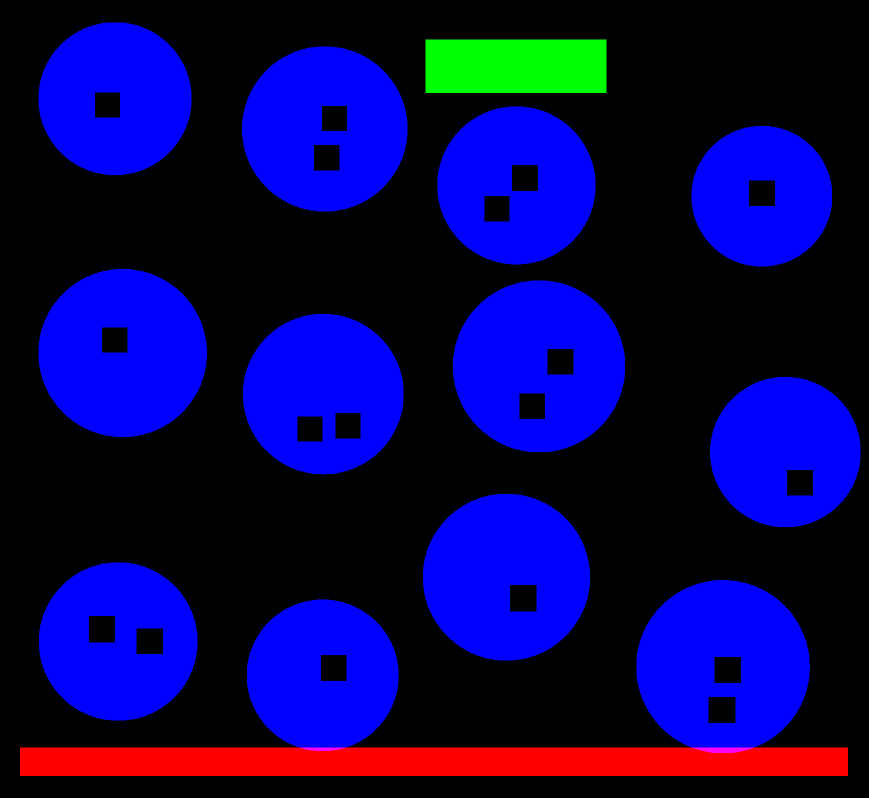
#> input picture data/game_data/board_mask.png, 1738 x 1595 px (shown at 1/2 size)
$ jupyter execute --allow-errors report.ipynb   (shell and % lines are left out)
#> lines starting #> are read from the running program, lines starting #| are printed output that depends on the picture
### src/viz/images.py
from typing import Sequence

import cv2 as cv
import PIL.Image
import numpy as np
from IPython.display import display

from src.tracking.Event import Event


def imshow(img: np.ndarray):
    """
    Displays the image, courtesy of the lab notebooks

    :param img: Image to display
    """
    img = img.clip(0, 255).astype("uint8")
    if img.ndim == 3:
        if img.shape[2] == 4:
            img = cv.cvtColor(img, cv.COLOR_BGRA2RGBA)
        else:
            img = cv.cvtColor(img, cv.COLOR_BGR2RGB)
    display(PIL.Image.fromarray(img))


def scaled_imshow(img: np.ndarray, fx=0.3, fy=0.3):
    """
    Displays the image scaled by the given factor

    :param img: Image to display
    :type img: np.ndarray
    :param fx: Factor to scale the image by in the x-axis, defaults to 0.3
    :type fx: float, optional
    :param fy: Factor to scale the image by in the y-axis, defaults to 0.3
    :type fy: float, optional
    """
    scaled_img = cv.resize(img, None, fx=fx, fy=fy)
    imshow(scaled_img)


# [40 lines left out: functions draw_bbox, display_events, not called in this run]

### report.ipynb
# ROOT analyser

[cell 1]

import json
import cv2 as cv
import numpy as np

from src.viz.graphs import draw_map
from src.viz.images import imshow, scaled_imshow, draw_bbox
#> (the rest of this cell did not finish here and is left out)

[cell 2]
large_imshow = lambda img_to_scale: scaled_imshow(img_to_scale, fx=0.8, fy=0.8)
simshow = lambda img_to_scale: scaled_imshow(img_to_scale, fx=0.3, fy=0.3)
mini_imshow = lambda img_to_scale: scaled_imshow(img_to_scale, fx=0.2, fy=0.2)

[cell 3]
mse = lambda a_1,a_2: np.mean((np.array(a_1)-np.array(a_2))**2)
_max_color_diff = mse((0,0,0),(255,255,255))
def color_sim(a_1,a_2):
    return 1 - (mse(a_1,a_2)/_max_color_diff)

[cell 4]
clip = lambda idx: f"clip_{idx}"
clip_mp4 = lambda idx: f"{clip(idx)}.mp4"

## Data

The input data was divided into 3 groups depending on the difficulty for example:
- easy: perfect top-down view, the game elements are not covered with hands when carrying them, the lighting is good
- medium: strong light at the side causing shadows,
- difficult: same as medium + a slightly angled camera, hands covering the pieces

There are 3 clips per difficulty. The data is located in a [Google Drive]((https://drive.google.com/drive/folders/1VrQ98TC5jPmWk1QYr3lUP3SGk_3_AEmx?usp=sharing)). We also resized the clips using the resize_data.py script, to speed up the detection process.

[cell 5]
DATA_DIR = "./data"
GAME_DATA_DIR = f"{DATA_DIR}/game_data"
RESULTS_DIR = "./results"
DIFFICULTIES = ["easy", "medium", "hard"]
CLIP_DIRS = dict([(diff, f"{DATA_DIR}/{diff}") for diff in DIFFICULTIES])
RESIZED_CLIP_DIRS = dict([(diff, f"{DATA_DIR}/{diff}/resized") for diff in DIFFICULTIES])
#> (the rest of this cell did not finish here and is left out)

#> (a cell that did not finish here is left out)

#> (a cell that did not finish here is left out)

#> (a cell that did not finish here is left out)

#> (a cell that did not finish here is left out)

The game is played between 2 factions: Eyrie Dynasties (blue birds), Marquise de Cat (orange cats). The board is a Winter Map. Because the clearings in the forest are barely differentiable, a mask was created to help with detecting static elements of the board.

[cell 10]
board_mask = cv.imread(f"{GAME_DATA_DIR}/board_mask.png")
#> board_mask is the input picture: shape (1595, 1738, 3); mean B, G, R 84.7, 3.6, 8.7

simshow(board_mask)
#> in scaled_imshow, `scaled_img = cv.resize(img, None, fx=fx, fy=fy)`:
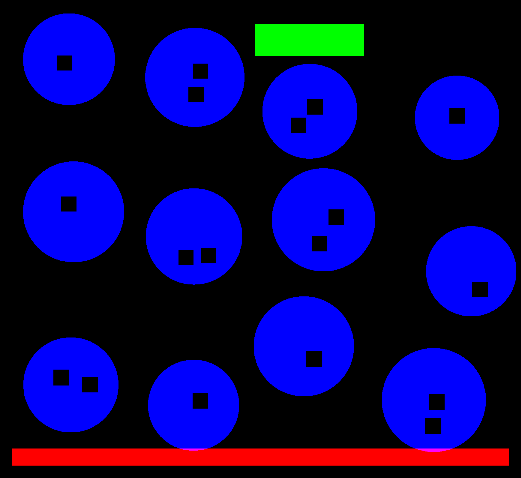
#> scaled_img: shape (478, 521, 3); mean B, G, R 84.8, 3.6, 8.8
